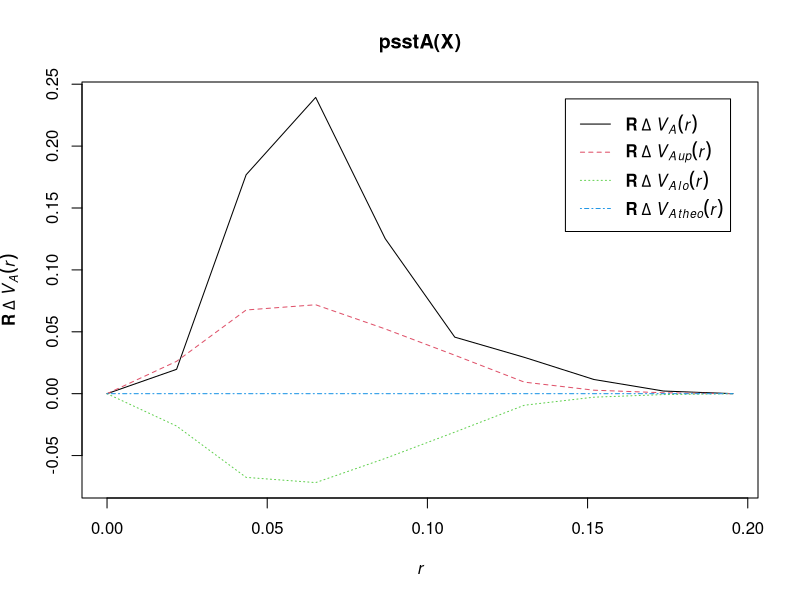
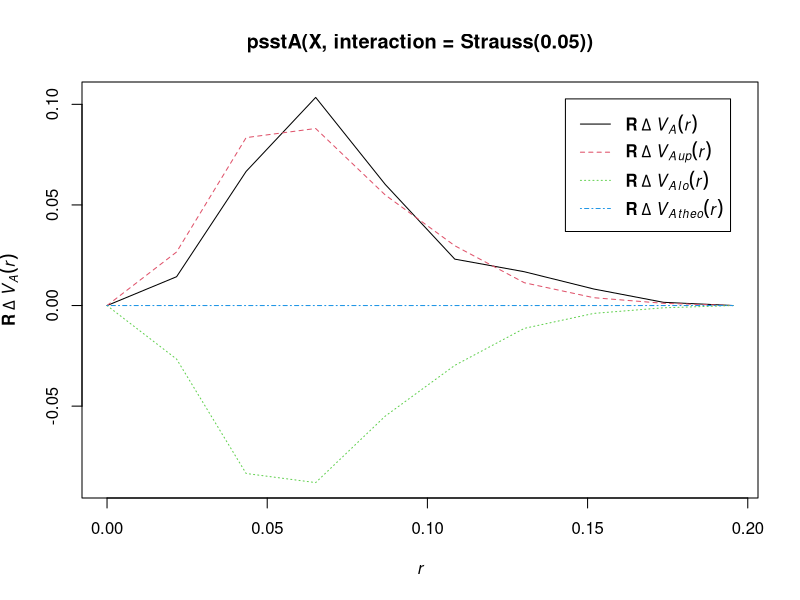

The R source for these figures, in order:
library(spatstat)


### Name: psstA
### Title: Pseudoscore Diagnostic For Fitted Model against Area-Interaction
###   Alternative
### Aliases: psstA
### Keywords: spatial models

### ** Examples

   pso <- spatstat.options(psstA.ngrid=16,psstA.nr=10)
   X <- rStrauss(200,0.1,0.05)
   plot(psstA(X))
   plot(psstA(X, interaction=Strauss(0.05)))
   spatstat.options(pso)
